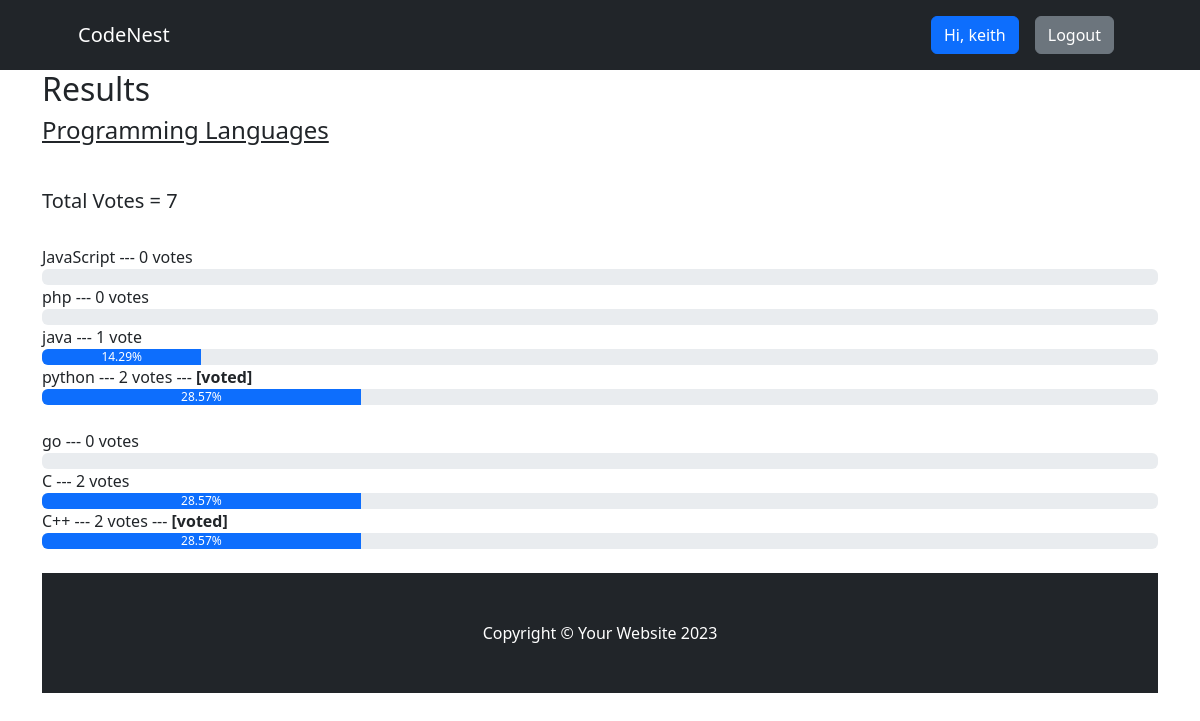
/result/programming-languages (signed in), run on the app's committed database.
### voteapp/models.py (models this page shows, shortened)
class Category(models.Model):
    title = models.CharField(max_length=200)
    slug = models.SlugField(blank=True, null=True)
    description = models.TextField(blank=True, null=True)
    total_vote = models.IntegerField(default=0)
    voters = models.ManyToManyField(User, blank=True)

class CategoryItem(models.Model):
    title = models.CharField(max_length=200)
    total_vote = models.IntegerField(default=0)
    category = models.ForeignKey(Category, on_delete=models.CASCADE, related_name="items")
    voters = models.ManyToManyField(User, blank=True)
    @property
    def percentage_vote(self):
        category_votes = self.category.total_vote
        item_votes = self.total_vote
        if category_votes == 0:
            vote_in_percentage = 0
        else:
            vote_in_percentage = (item_votes/category_votes) * 100
        return vote_in_percentage

### voteapp/views.py (the view)
# urls.py: path("result/<str:slug>", views.result, name="result"),
def result(request, slug):
    category = Category.objects.get(slug=slug)
    items = CategoryItem.objects.filter(category=category)
    context = {"category": category, "items": items}
    return render(request, "result.html", context)

### voteapp/templatetags/custom_filters.py (called while the page is built)
@register.filter(name="has_voted")
def has_voted(user, voters):
    return any(user.id== voter.id for voter in voters)

### voteapp/templates/result.html
{% extends 'base.html' %}
{% block content %}
  {% load humanize %}
{% load custom_filters %}
<div class="container result-container">
    <div class="sub-container">
      <h2>Results</h2>
      <h4>{{category.title}}</h4>
      <br>
      <h5>Total Votes = {{category.total_vote}}</h5>
      <br />
      {% for item in items  %}
       {% if request.user|has_voted:item.voters.all %}
      <small>{{item.title}}</strong> --- {{item.total_vote}} vote{{item.total_vote | pluralize:",s"}} ---  <strong>[voted]</strong> </small>
      <div class="progressContainer">
        <div class="progress">
          <div
            class="progress-bar"
            role="progressbar"
            aria-label="Example with label"
            style="width:{{item.percentage_vote | floatformat:2}}%;"
            aria-valuenow="25"
            aria-valuemin="0"
            aria-valuemax="100"
          >
          {{item.percentage_vote | floatformat:2}}%
          </div>
        </div>
      </div>
      <br>
       {% else %}
       <small>{{item.title}}</strong> --- {{item.total_vote}} vote{{item.total_vote | pluralize:",s"}} </small>
      <div class="progressContainer">
        <div class="progress">
          <div
            class="progress-bar"
            role="progressbar"
            aria-label="Example with label"
            style="width:{{item.percentage_vote | floatformat:2}}%;"
            aria-valuenow="25"
            aria-valuemin="0"
            aria-valuemax="100"
          >
          {{item.percentage_vote | floatformat:2}}%
          </div>
        </div>
      </div>
      {% endif %}
      {%endfor%}
      {% endblock content%}

### voteapp/templates/base.html (shortened to what this page needs)
<!DOCTYPE html>
{% load static %}
<html lang="en">
<head>
    <link href="https://cdn.jsdelivr.net/npm/bootstrap-icons@1.4.1/font/bootstrap-icons.css" rel="stylesheet" />
    <link rel="stylesheet" href="{% static 'css/bootstrap.css' %}">
    <link rel="stylesheet" href="{% static 'css/style.css' %}">
</head>
<body>
     <nav class="navbar navbar-expand-lg navbar-dark bg-dark">
        <div class="container px-lg-5">
            <a class="navbar-brand" href="{% url 'index'  %}">CodeNest</a>
            <div class="collapse navbar-collapse" id="navbarSupportedContent">
                <ul class="navbar-nav ms-auto mb-2 mb-lg-0">
                     {% if request.user.is_authenticated %}
                    <li class="nav-item"><a class="nav-link" href="#"><button class="btn btn-primary">Hi, {{request.user.username}}</button></a></li>
                     <li class="nav-item"><a class="nav-link" href="{% url 'signout' %}"><button class="btn btn-secondary">Logout</button></a></li>
                    {% else %}
                    <li class="nav-item"><a class="nav-link" href="{% url 'signin' %}"><button class="btn btn-primary">Login</button></a></li>
                    <li class="nav-item"><a class="nav-link" href="{% url 'signup' %}"><button class="btn btn-primary">SignUp</button></a></li>
                    {% endif %}
                </ul>
            </div>
        </div>
    </nav>
    {% block content %}
    {% endblock content %}
     <footer class="py-5 bg-dark">
        <div class="container"><p class="m-0 text-center text-white">Copyright &copy; Your Website 2023</p></div>
    </footer>
</body>
</html>

### voteapp/static/css/style.css (style rules this page uses)
* { box-sizing: border-box; }
.result-container { display: flex; align-items: center; justify-content: center; }
.sub-container { width: inherit }
.result-container h4 { text-decoration: underline; margin-bottom: 20px; }
.result-container small { font-size: 16px; font-weight: 500; }

### data on the page
Category: title "Programming Languages", total_vote "7"
CategoryItem: title "JavaScript", total_vote "0", total_vote|pluralize "s"
CategoryItem: title "php", total_vote "0", total_vote|pluralize "s"
CategoryItem: title "java", total_vote "1", percentage_vote "14.29"
CategoryItem: title "python", total_vote "2", total_vote|pluralize "s", percentage_vote "28.57"
CategoryItem: title "go", total_vote "0", total_vote|pluralize "s"
CategoryItem: title "C", total_vote "2", total_vote|pluralize "s", percentage_vote "28.57"
CategoryItem: title "C++", total_vote "2", total_vote|pluralize "s", percentage_vote "28.57"

### other printed values
{{ request.user.username }} "keith"
